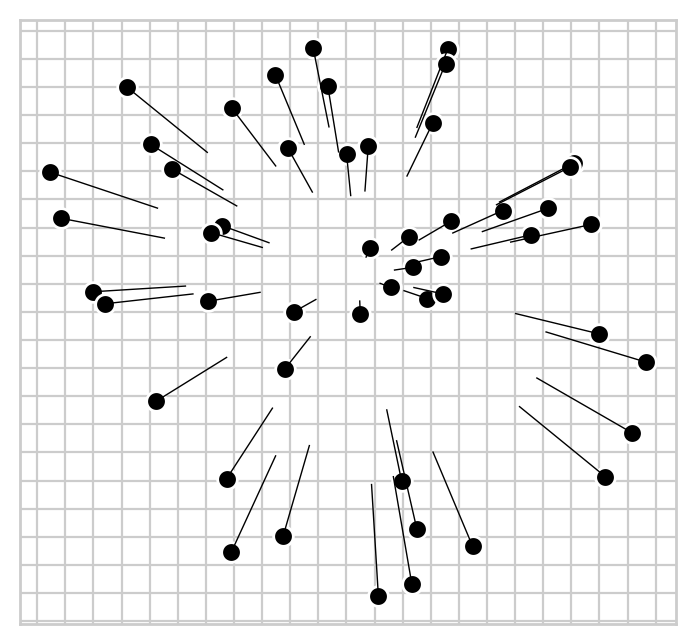

Reproduce this figure in Python.
from pymds import DistanceMatrix

from numpy.random import uniform, seed
from scipy.spatial.distance import pdist, squareform

import seaborn as sns
sns.set_style('whitegrid')

# 50 random 2D samples
seed(1234)
samples = uniform(low=-10, high=10, size=(50, 2))

# Measure pairwise distances between samples
dists = squareform(pdist(samples))

dists_shrunk = dists * 0.65

# Embed
original = DistanceMatrix(dists).optimize()
shrunk = DistanceMatrix(dists_shrunk).optimize()

shrunk.orient_to(original, inplace=True)

original.plot(c='black', edgecolor='white', s=50)
original.plot_lines_to(shrunk, linewidths=0.5, colors='black')
